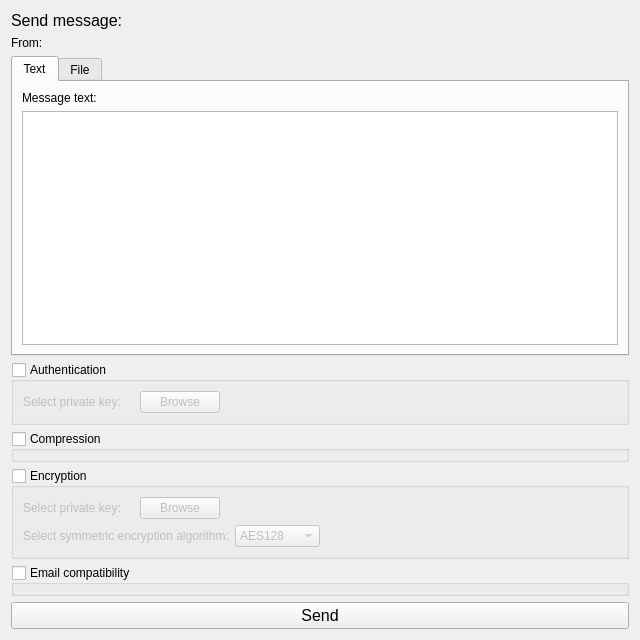
<?xml version="1.0" encoding="UTF-8"?>
<ui version="4.0">
 <class>Dialog</class>
 <widget class="QDialog" name="Dialog">
  <property name="geometry">
   <rect>
    <x>0</x>
    <y>0</y>
    <width>640</width>
    <height>640</height>
   </rect>
  </property>
  <property name="windowTitle">
   <string>Send message</string>
  </property>
  <layout class="QVBoxLayout" name="verticalLayout_2">
   <item>
    <widget class="QLabel" name="label">
     <property name="sizePolicy">
      <sizepolicy hsizetype="Minimum" vsizetype="Fixed">
       <horstretch>0</horstretch>
       <verstretch>0</verstretch>
      </sizepolicy>
     </property>
     <property name="font">
      <font>
       <pointsize>12</pointsize>
      </font>
     </property>
     <property name="text">
      <string>Send message:</string>
     </property>
    </widget>
   </item>
   <item>
    <widget class="QLabel" name="label_2">
     <property name="sizePolicy">
      <sizepolicy hsizetype="Minimum" vsizetype="Fixed">
       <horstretch>0</horstretch>
       <verstretch>0</verstretch>
      </sizepolicy>
     </property>
     <property name="font">
      <font>
       <pointsize>9</pointsize>
      </font>
     </property>
     <property name="text">
      <string>From:</string>
     </property>
    </widget>
   </item>
   <item>
    <widget class="QTabWidget" name="tabWidget">
     <property name="sizePolicy">
      <sizepolicy hsizetype="Preferred" vsizetype="Preferred">
       <horstretch>0</horstretch>
       <verstretch>0</verstretch>
      </sizepolicy>
     </property>
     <property name="font">
      <font>
       <pointsize>9</pointsize>
      </font>
     </property>
     <property name="tabShape">
      <enum>QTabWidget::Rounded</enum>
     </property>
     <property name="currentIndex">
      <number>0</number>
     </property>
     <property name="documentMode">
      <bool>false</bool>
     </property>
     <widget class="QWidget" name="text">
      <property name="sizePolicy">
       <sizepolicy hsizetype="Preferred" vsizetype="Preferred">
        <horstretch>0</horstretch>
        <verstretch>0</verstretch>
       </sizepolicy>
      </property>
      <attribute name="title">
       <string>Text</string>
      </attribute>
      <layout class="QVBoxLayout" name="verticalLayout_3">
       <item>
        <widget class="QLabel" name="label_4">
         <property name="sizePolicy">
          <sizepolicy hsizetype="Preferred" vsizetype="Fixed">
           <horstretch>0</horstretch>
           <verstretch>0</verstretch>
          </sizepolicy>
         </property>
         <property name="text">
          <string>Message text:</string>
         </property>
        </widget>
       </item>
       <item>
        <widget class="QPlainTextEdit" name="plainTextEdit">
         <property name="sizePolicy">
          <sizepolicy hsizetype="Preferred" vsizetype="Preferred">
           <horstretch>0</horstretch>
           <verstretch>0</verstretch>
          </sizepolicy>
         </property>
        </widget>
       </item>
      </layout>
     </widget>
     <widget class="QWidget" name="File">
      <property name="sizePolicy">
       <sizepolicy hsizetype="Preferred" vsizetype="Preferred">
        <horstretch>0</horstretch>
        <verstretch>0</verstretch>
       </sizepolicy>
      </property>
      <attribute name="title">
       <string>File</string>
      </attribute>
      <layout class="QVBoxLayout" name="verticalLayout_4">
       <item>
        <layout class="QHBoxLayout" name="horizontalLayout_2">
         <item>
          <widget class="QLabel" name="label_3">
           <property name="sizePolicy">
            <sizepolicy hsizetype="Fixed" vsizetype="Fixed">
             <horstretch>0</horstretch>
             <verstretch>0</verstretch>
            </sizepolicy>
           </property>
           <property name="text">
            <string>Select file:</string>
           </property>
          </widget>
         </item>
         <item>
          <widget class="QPushButton" name="pushButton_2">
           <property name="sizePolicy">
            <sizepolicy hsizetype="Fixed" vsizetype="Fixed">
             <horstretch>0</horstretch>
             <verstretch>0</verstretch>
            </sizepolicy>
           </property>
           <property name="text">
            <string>Browse</string>
           </property>
          </widget>
         </item>
         <item>
          <spacer name="horizontalSpacer">
           <property name="orientation">
            <enum>Qt::Horizontal</enum>
           </property>
           <property name="sizeHint" stdset="0">
            <size>
             <width>40</width>
             <height>20</height>
            </size>
           </property>
          </spacer>
         </item>
        </layout>
       </item>
       <item>
        <spacer name="verticalSpacer">
         <property name="orientation">
          <enum>Qt::Vertical</enum>
         </property>
         <property name="sizeHint" stdset="0">
          <size>
           <width>20</width>
           <height>40</height>
          </size>
         </property>
        </spacer>
       </item>
       <item>
        <widget class="QLabel" name="label_6">
         <property name="sizePolicy">
          <sizepolicy hsizetype="Fixed" vsizetype="Fixed">
           <horstretch>0</horstretch>
           <verstretch>0</verstretch>
          </sizepolicy>
         </property>
         <property name="text">
          <string/>
         </property>
        </widget>
       </item>
      </layout>
     </widget>
    </widget>
   </item>
   <item>
    <widget class="QGroupBox" name="groupBox">
     <property name="sizePolicy">
      <sizepolicy hsizetype="Preferred" vsizetype="Fixed">
       <horstretch>0</horstretch>
       <verstretch>0</verstretch>
      </sizepolicy>
     </property>
     <property name="font">
      <font>
       <pointsize>9</pointsize>
      </font>
     </property>
     <property name="title">
      <string>Authentication</string>
     </property>
     <property name="flat">
      <bool>true</bool>
     </property>
     <property name="checkable">
      <bool>true</bool>
     </property>
     <property name="checked">
      <bool>false</bool>
     </property>
     <layout class="QHBoxLayout" name="horizontalLayout">
      <item>
       <widget class="QLabel" name="label_5">
        <property name="sizePolicy">
         <sizepolicy hsizetype="Fixed" vsizetype="Fixed">
          <horstretch>0</horstretch>
          <verstretch>0</verstretch>
         </sizepolicy>
        </property>
        <property name="text">
         <string>Select private key:</string>
        </property>
       </widget>
      </item>
      <item>
       <widget class="QLabel" name="label_7">
        <property name="sizePolicy">
         <sizepolicy hsizetype="Fixed" vsizetype="Fixed">
          <horstretch>0</horstretch>
          <verstretch>0</verstretch>
         </sizepolicy>
        </property>
        <property name="text">
         <string/>
        </property>
       </widget>
      </item>
      <item>
       <widget class="QPushButton" name="pushButton_3">
        <property name="sizePolicy">
         <sizepolicy hsizetype="Fixed" vsizetype="Fixed">
          <horstretch>0</horstretch>
          <verstretch>0</verstretch>
         </sizepolicy>
        </property>
        <property name="text">
         <string>Browse</string>
        </property>
       </widget>
      </item>
      <item>
       <spacer name="horizontalSpacer_2">
        <property name="orientation">
         <enum>Qt::Horizontal</enum>
        </property>
        <property name="sizeHint" stdset="0">
         <size>
          <width>40</width>
          <height>20</height>
         </size>
        </property>
       </spacer>
      </item>
     </layout>
    </widget>
   </item>
   <item>
    <widget class="QGroupBox" name="groupBox_2">
     <property name="sizePolicy">
      <sizepolicy hsizetype="Preferred" vsizetype="Fixed">
       <horstretch>0</horstretch>
       <verstretch>0</verstretch>
      </sizepolicy>
     </property>
     <property name="font">
      <font>
       <pointsize>9</pointsize>
      </font>
     </property>
     <property name="title">
      <string>Compression</string>
     </property>
     <property name="flat">
      <bool>true</bool>
     </property>
     <property name="checkable">
      <bool>true</bool>
     </property>
     <property name="checked">
      <bool>false</bool>
     </property>
    </widget>
   </item>
   <item>
    <widget class="QGroupBox" name="groupBox_3">
     <property name="sizePolicy">
      <sizepolicy hsizetype="Preferred" vsizetype="Fixed">
       <horstretch>0</horstretch>
       <verstretch>0</verstretch>
      </sizepolicy>
     </property>
     <property name="font">
      <font>
       <pointsize>9</pointsize>
      </font>
     </property>
     <property name="title">
      <string>Encryption</string>
     </property>
     <property name="flat">
      <bool>true</bool>
     </property>
     <property name="checkable">
      <bool>true</bool>
     </property>
     <property name="checked">
      <bool>false</bool>
     </property>
     <layout class="QVBoxLayout" name="verticalLayout">
      <item>
       <layout class="QHBoxLayout" name="horizontalLayout_3">
        <item>
         <widget class="QLabel" name="label_8">
          <property name="sizePolicy">
           <sizepolicy hsizetype="Fixed" vsizetype="Fixed">
            <horstretch>0</horstretch>
            <verstretch>0</verstretch>
           </sizepolicy>
          </property>
          <property name="text">
           <string>Select private key:</string>
          </property>
         </widget>
        </item>
        <item>
         <widget class="QLabel" name="label_9">
          <property name="sizePolicy">
           <sizepolicy hsizetype="Fixed" vsizetype="Fixed">
            <horstretch>0</horstretch>
            <verstretch>0</verstretch>
           </sizepolicy>
          </property>
          <property name="text">
           <string/>
          </property>
         </widget>
        </item>
        <item>
         <widget class="QPushButton" name="pushButton_4">
          <property name="sizePolicy">
           <sizepolicy hsizetype="Fixed" vsizetype="Fixed">
            <horstretch>0</horstretch>
            <verstretch>0</verstretch>
           </sizepolicy>
          </property>
          <property name="text">
           <string>Browse</string>
          </property>
         </widget>
        </item>
        <item>
         <spacer name="horizontalSpacer_3">
          <property name="orientation">
           <enum>Qt::Horizontal</enum>
          </property>
          <property name="sizeHint" stdset="0">
           <size>
            <width>40</width>
            <height>20</height>
           </size>
          </property>
         </spacer>
        </item>
       </layout>
      </item>
      <item>
       <layout class="QHBoxLayout" name="horizontalLayout_4">
        <item>
         <widget class="QLabel" name="label_10">
          <property name="sizePolicy">
           <sizepolicy hsizetype="Fixed" vsizetype="Fixed">
            <horstretch>0</horstretch>
            <verstretch>0</verstretch>
           </sizepolicy>
          </property>
          <property name="text">
           <string>Select symmetric encryption algorithm:</string>
          </property>
         </widget>
        </item>
        <item>
         <widget class="QComboBox" name="comboBox">
          <property name="minimumSize">
           <size>
            <width>85</width>
            <height>0</height>
           </size>
          </property>
          <item>
           <property name="text">
            <string>AES128</string>
           </property>
          </item>
          <item>
           <property name="text">
            <string>IDEA</string>
           </property>
          </item>
         </widget>
        </item>
        <item>
         <spacer name="horizontalSpacer_4">
          <property name="orientation">
           <enum>Qt::Horizontal</enum>
          </property>
          <property name="sizeType">
           <enum>QSizePolicy::Expanding</enum>
          </property>
          <property name="sizeHint" stdset="0">
           <size>
            <width>40</width>
            <height>20</height>
           </size>
          </property>
         </spacer>
        </item>
       </layout>
      </item>
     </layout>
    </widget>
   </item>
   <item>
    <widget class="QGroupBox" name="groupBox_4">
     <property name="sizePolicy">
      <sizepolicy hsizetype="Preferred" vsizetype="Fixed">
       <horstretch>0</horstretch>
       <verstretch>0</verstretch>
      </sizepolicy>
     </property>
     <property name="font">
      <font>
       <pointsize>9</pointsize>
      </font>
     </property>
     <property name="title">
      <string>Email compatibility</string>
     </property>
     <property name="flat">
      <bool>true</bool>
     </property>
     <property name="checkable">
      <bool>true</bool>
     </property>
     <property name="checked">
      <bool>false</bool>
     </property>
    </widget>
   </item>
   <item>
    <widget class="QPushButton" name="pushButton">
     <property name="font">
      <font>
       <pointsize>12</pointsize>
      </font>
     </property>
     <property name="text">
      <string>Send</string>
     </property>
    </widget>
   </item>
  </layout>
 </widget>
 <resources/>
 <connections/>
</ui>
